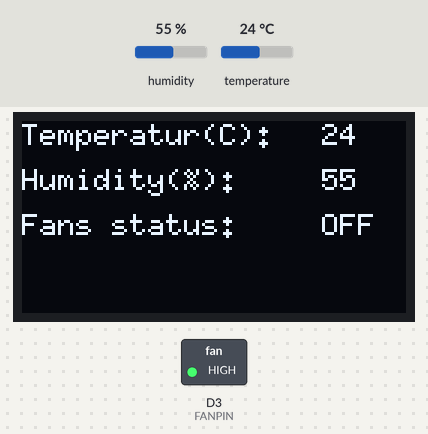
Bench run of a sketch on a simulated ESP8266 (NodeMCU). Parts: 128×64 one-colour display, switched loads named in the sketch (green lamp = pin HIGH). The test bench sets the inputs (shaded band); at power-on: temperature 24 °C, humidity 55 %.

Above: at 9.9 s.
10.0 s: temperature set to 26 °C
At 16.4 s:
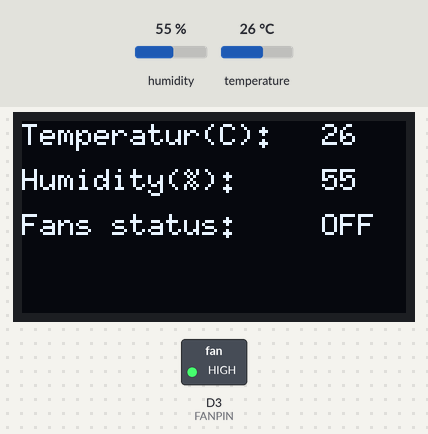
17.9 s: temperature set to 29 °C
At 21.6 s:
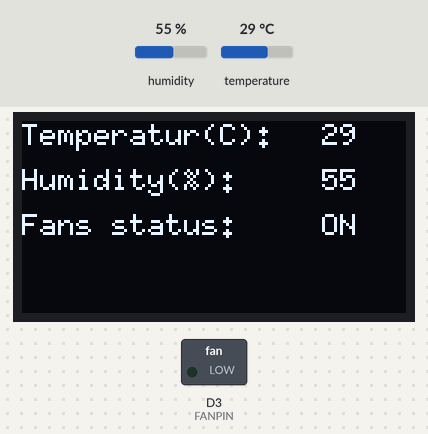
25.8 s: humidity set to 22 %
At 27.9 s:
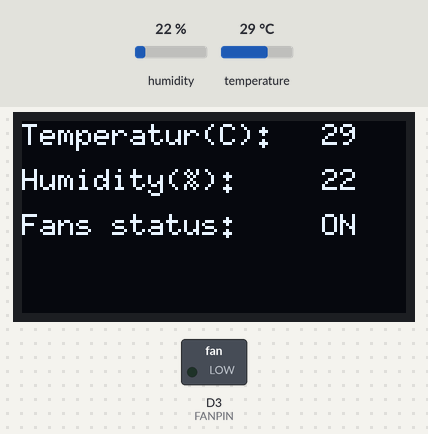
33.7 s: humidity set to 40 %
At 40.6 s:
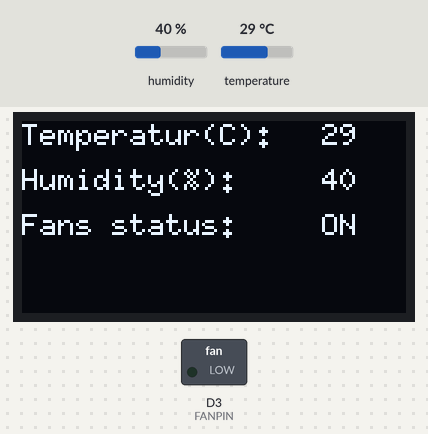
Timing chart, 0 to 42.1 s (numbered marks = the images above; inputs shaded):
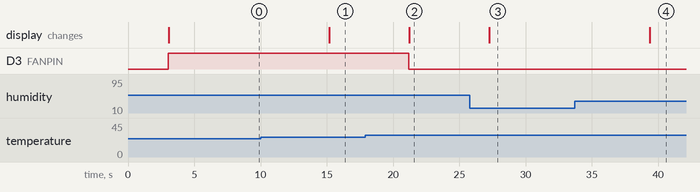

The sketch:

afc.ino
```cpp
/*
 * OLED Temperature Meter and Fan Controller
 * Uses a DHT11 temperature sensor, library DHT
 * Display results on a 128 x 64 OLED display
 * Use library U8g2lib for display and Wire library for I2C
 * When the temperature is higher then the maxTemp, turn on the Relay
 * When the temperature is lower then the minTemp, turn off the Relay
 */

// Include Libraries for display
#include <Wire.h>
#include <U8g2lib.h>
// Include DHT library for the sensor
#include "DHT.h"

// set the pin for relay (fans)
#define FANPIN D3
// Set the pin for the DHT
#define DHTPIN D5
// Define the type of the sensor
#define DHTTYPE DHT11
// Initialize DHT sensor for normal 16mhz Arduino
DHT dht(DHTPIN, DHTTYPE);
// Define the display object, it represents the screen
U8G2_SH1106_128X64_NONAME_F_HW_I2C display(U8G2_R0, U8X8_PIN_NONE);

// the frequence for checking the temp
#define timeDelay 3000
// temp for turn the fans on
float maxTemp = 28;
// temp for turn the fans off
float minTemp = 24;
// indicator of is fan is on between max and min Temp
int   hasFanOn = 0;

// prepare the settings for the display
void displayPrepare() {
display.setFont(u8g2_font_6x10_tf);
display.setFontRefHeightExtendedText(); //for drawing characters
display.setDrawColor(1); //1 is default, 0 means space around the character is lit up
display.setFontPosTop(); //character position in one line of text
display.setFontDirection(0); //direction of the text, 0 = 0°, 1 = 90°, 2 = 180° and 3 = 270°
}

void setup() {
  // Start Wire library for I2C
  Wire.begin();
  // initialize OLED
  display.begin();
  displayPrepare();
  display.clearBuffer();
  // Initialize sensor device
  dht.begin();
  // setup the pin for relay
  pinMode(FANPIN, OUTPUT);
 }

void loop() {
  float temp = 0;
  float hum = 0;

  // Wait a few seconds to aloow sensor to stablize
  delay(timeDelay);
  display.drawStr(0, 0, "Temperatur(C):");
  display.drawStr(0, 15, "Humidity(%):");
  display.drawStr(0, 30, "Fans status:");

  temp = dht.readTemperature();
  hum = dht.readHumidity();
  display.setCursor(100, 0);
  display.print(temp, 0);
  display.setCursor(100, 15);
  display.print(hum, 0);
  if (temp >= maxTemp) {
    // turn on the relay
    digitalWrite(FANPIN, LOW);
    display.drawStr(100, 30, "ON");
    hasFanOn = 1;
  }
  else if (temp <= minTemp) {
    // turn off the relay
    digitalWrite(FANPIN, HIGH);
    display.drawStr(100, 30, "OFF");
    hasFanOn = 0;
  }
  else {
    if (hasFanOn == 0) {
      display.drawStr(100, 30, "OFF");
    }
    else {
      display.drawStr(100, 30, "ON");
    }
  }
  display.sendBuffer();
  delay(timeDelay);
  display.clearBuffer();

  if (isnan(temp)) {
    display.clearBuffer();
    display.drawStr(0, 0, "DHT sensor failed!");
    display.sendBuffer();
    return;
  }
}
```

Measured:
- the behaviour switches between 27 and 28 °C on temperature (found by bisection; images 1 and 2)
- after the input at 10.0 s, the display: changes after 5.2 s (image 1)
- after the input at 17.9 s, D3 (FANPIN): HIGH → LOW after 3.3 s; the display: changes after 3.3 s (image 2)
- after the input at 25.8 s, the display: changes after 1.5 s (image 3)
- after the input at 33.7 s, the display: changes after 5.7 s (image 4)
